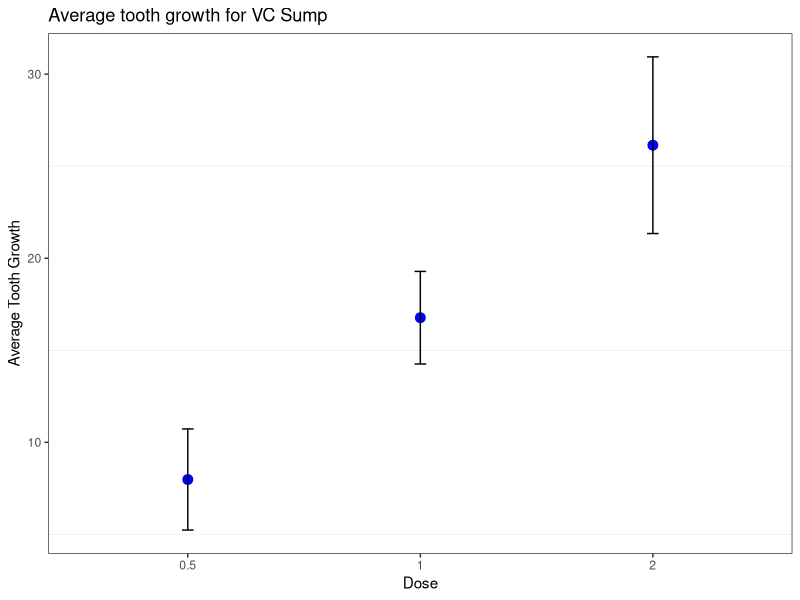
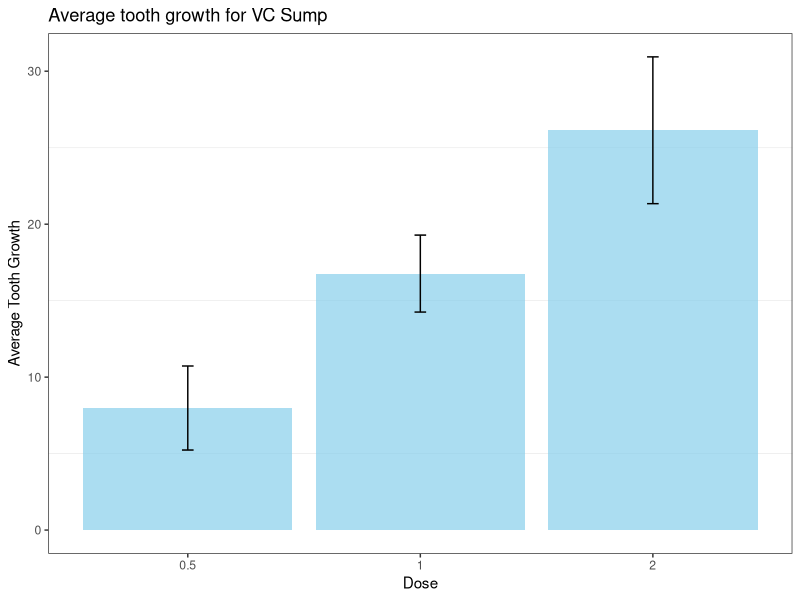

The R source for these figures, in order:
library(tidyverse)

view(ToothGrowth)

theme_set(theme_bw()+theme(panel.grid.major=element_blank()))


ToothGrowth %>% 
  filter(supp=="VC") %>% 
  mutate(dose=as.factor(dose)) %>%
  group_by(dose) %>% 
  summarise(mean_len=mean(len),
            sd_len=sd(len)) %>%
  ggplot(aes(dose,mean_len))+
  geom_point(size=3,color="blue")+
  geom_errorbar(aes(x=dose,
                    ymin=mean_len-sd_len,
                    ymax=mean_len+sd_len,
                    width=0.05))+
  labs(x="Dose",y="Average Tooth Growth",title="Average tooth growth for VC Sump")




ToothGrowth %>% 
  filter(supp=="VC") %>% 
  mutate(dose=as.factor(dose)) %>%
  group_by(dose) %>% 
  summarise(mean_len=mean(len),
            sd_len=sd(len)) %>%
  ggplot(aes(dose,mean_len))+
  geom_bar(stat="identity",fill="Skyblue",alpha=0.7)+
  geom_errorbar(aes(x=dose,
                    ymin=mean_len-sd_len,
                    ymax=mean_len+sd_len,
                    width=0.05))+
  labs(x="Dose",y="Average Tooth Growth",title="Average tooth growth for VC Sump")
